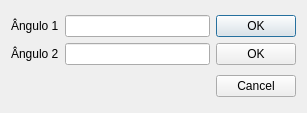
<?xml version="1.0" encoding="UTF-8"?>
<ui version="4.0">
 <class>Dialog</class>
 <widget class="QDialog" name="Dialog">
  <property name="geometry">
   <rect>
    <x>0</x>
    <y>0</y>
    <width>307</width>
    <height>113</height>
   </rect>
  </property>
  <property name="windowTitle">
   <string>Dialog</string>
  </property>
  <layout class="QVBoxLayout" name="verticalLayout">
   <item>
    <layout class="QGridLayout" name="gridLayout">
     <item row="0" column="0">
      <widget class="QLabel" name="label">
       <property name="text">
        <string>Ângulo 1</string>
       </property>
      </widget>
     </item>
     <item row="0" column="1">
      <widget class="QLineEdit" name="angulo1">
       <property name="sizePolicy">
        <sizepolicy hsizetype="MinimumExpanding" vsizetype="Fixed">
         <horstretch>0</horstretch>
         <verstretch>0</verstretch>
        </sizepolicy>
       </property>
      </widget>
     </item>
     <item row="0" column="2">
      <widget class="QPushButton" name="ok1">
       <property name="sizePolicy">
        <sizepolicy hsizetype="Preferred" vsizetype="Fixed">
         <horstretch>0</horstretch>
         <verstretch>0</verstretch>
        </sizepolicy>
       </property>
       <property name="text">
        <string>OK</string>
       </property>
      </widget>
     </item>
     <item row="1" column="0">
      <widget class="QLabel" name="label_2">
       <property name="text">
        <string>Ângulo 2</string>
       </property>
      </widget>
     </item>
     <item row="1" column="1">
      <widget class="QLineEdit" name="angulo2">
       <property name="sizePolicy">
        <sizepolicy hsizetype="MinimumExpanding" vsizetype="Fixed">
         <horstretch>0</horstretch>
         <verstretch>0</verstretch>
        </sizepolicy>
       </property>
      </widget>
     </item>
     <item row="1" column="2">
      <widget class="QPushButton" name="ok2">
       <property name="sizePolicy">
        <sizepolicy hsizetype="Preferred" vsizetype="Fixed">
         <horstretch>0</horstretch>
         <verstretch>0</verstretch>
        </sizepolicy>
       </property>
       <property name="text">
        <string>OK</string>
       </property>
      </widget>
     </item>
    </layout>
   </item>
   <item>
    <widget class="QDialogButtonBox" name="buttonBox">
     <property name="orientation">
      <enum>Qt::Horizontal</enum>
     </property>
     <property name="standardButtons">
      <set>QDialogButtonBox::Cancel</set>
     </property>
    </widget>
   </item>
  </layout>
 </widget>
 <resources/>
 <connections>
  <connection>
   <sender>buttonBox</sender>
   <signal>accepted()</signal>
   <receiver>Dialog</receiver>
   <slot>accept()</slot>
   <hints>
    <hint type="sourcelabel">
     <x>248</x>
     <y>254</y>
    </hint>
    <hint type="destinationlabel">
     <x>157</x>
     <y>274</y>
    </hint>
   </hints>
  </connection>
  <connection>
   <sender>buttonBox</sender>
   <signal>rejected()</signal>
   <receiver>Dialog</receiver>
   <slot>reject()</slot>
   <hints>
    <hint type="sourcelabel">
     <x>316</x>
     <y>260</y>
    </hint>
    <hint type="destinationlabel">
     <x>286</x>
     <y>274</y>
    </hint>
   </hints>
  </connection>
 </connections>
</ui>
